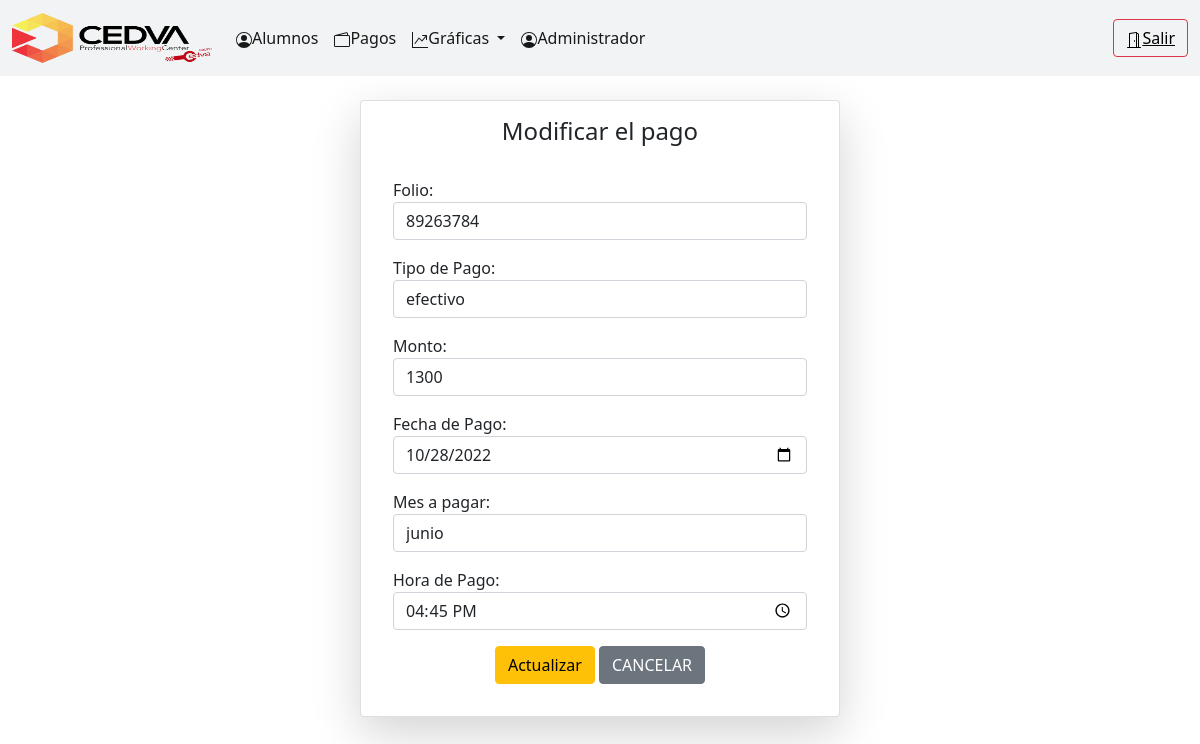
/1/pago, run on the app's committed database.
### Cedva1/models.py (models this page shows, shortened)
class Pago(models.Model):
	alumno = models.ForeignKey(Alumno, related_name="subcategories7",blank=True , null= True, on_delete=models.CASCADE)
	folio=models.IntegerField()
	tipoPago=models.CharField(max_length=100)
	monto=models.IntegerField()
	fechaPago=models.DateField()
	mesPagado=models.CharField(max_length=12)
	horapago=models.TimeField()
	created=models.DateTimeField(auto_now_add=True)
	update=models.DateTimeField(auto_now_add=True)

### Pago/views.py (the view, shortened to what this page needs)
# urls.py: path('<int:pk>/pago',views.Actualizarpago.as_view(),name='actualizaP'),
class Actualizarpago(UpdateView):
    model=Pago
    template_name='actualizaPago.html'
    form_class = FormularioPago

### Pago/forms.py
class FormularioPago(ModelForm):
    folio = forms.CharField(label='Folio', widget=forms.TextInput(attrs={'type': 'text','class': 'form-control'}), required=True)
    tipoPago = forms.CharField(label='Tipo de Pago', widget=forms.TextInput(attrs={'type': 'text','class': 'form-control'}), required=True)
    monto = forms.CharField(label='Monto', widget=forms.TextInput(attrs={'type': 'text','class': 'form-control'}), required=True)
    fechaPago = forms.CharField(label='Fecha de Pago', widget=forms.TextInput(attrs={'type': 'date','class': 'form-control  datetimepicker'}), required=True)
    horapago = forms.CharField(label='Hora de Pago', widget=forms.TextInput(attrs={'type': 'time','class': 'form-control  datetimepicker'}), required=True)
    mesPagado = forms.CharField(label='Mes a pagar', widget=forms.TextInput(attrs={'type': 'text','class': 'form-control'}), required=True)
    class Meta:
        model = Pago
        fields = ('folio', 'tipoPago', 'monto', 'fechaPago', 'mesPagado', 'horapago')

### Pago/templates/actualizaPago.html (shortened to what this page needs)
{%extends 'director/base.html'%}
{% load static %}
{%block content%}
<br>
<div class="jumbotron" align="center">
	<div class="container">
		<div class="card shadow-lg p-3 mb-5 bg-body rounded" style="width: 30rem; font-size: 22">
			<div align="center" class="card-title">
				<h4>Modificar el pago</h4>
			</div>
			<div class="card-body" align="left">
				<form method="POST">
					{{ form.as_p }}
					<div align="center">
						<button type="submit" class="btn btn-warning" onclick="mensaje()">Actualizar</button>
						<button onclick="location.href='pagoalumno'" class="btn btn-secondary"> CANCELAR </button>
					</div>
				</div>
		</div>
	</div>
</div>
{% endblock %}

### Cedva1/static/css/footer.css (style rules this page uses)
.container { flex: 1 0 auto; min-height: calc(100% - 4rem); width:960px; }

### data on the page
Pago: folio "89263784", tipoPago "efectivo", monto "1300", fechaPago "10/28/2022", mesPagado "junio", horapago "16:45:00"
